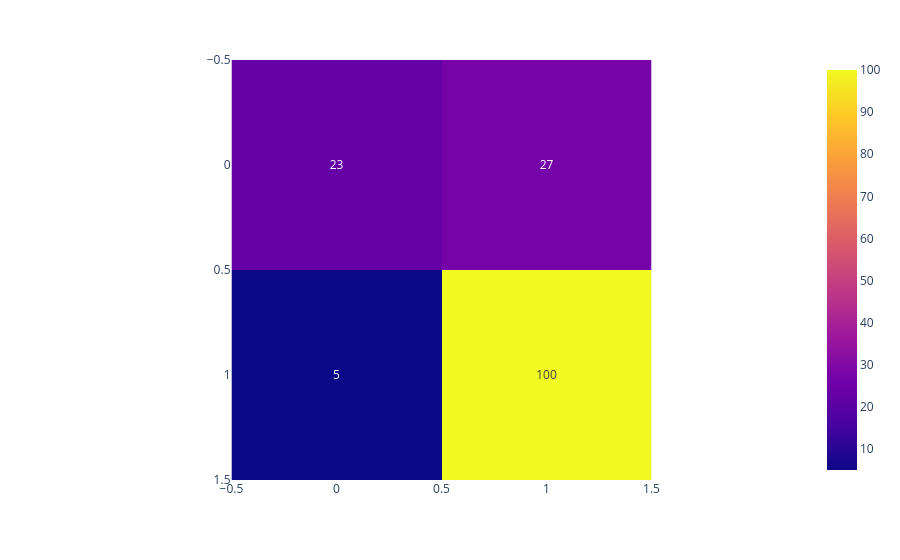

Write notebook code for a chart like this one.
### Markdown cell above
## Gaussian Naïve Bayes

### Code cell
nb = GaussianNB()
train_test(nb, Xn_train, yn_train, Xn_test, yn_test)

### Figure 1 — Plotly figure (JSON) as saved in the notebook; plotly's stock layout.template omitted (floating-point values rounded to 4 significant figures)
{"data": [{"coloraxis": "coloraxis", "hovertemplate": "x: %{x}<br>y: %{y}<br>color: %{z}<extra></extra>", "name": "0", "texttemplate": "%{z}", "type": "heatmap", "xaxis": "x", "yaxis": "y", "z": [[23, 27], [5, 100]]}], "layout": {"coloraxis": {"colorscale": [[0, "#0d0887"], [0.1111, "#46039f"], [0.2222, "#7201a8"], [0.3333, "#9c179e"], [0.4444, "#bd3786"], [0.5556, "#d8576b"], [0.6667, "#ed7953"], [0.7778, "#fb9f3a"], [0.8889, "#fdca26"], [1, "#f0f921"]]}, "margin": {"t": 60}, "xaxis": {"anchor": "y", "constrain": "domain", "domain": [0, 1], "scaleanchor": "y"}, "yaxis": {"anchor": "x", "autorange": "reversed", "constrain": "domain", "domain": [0, 1]}}}
